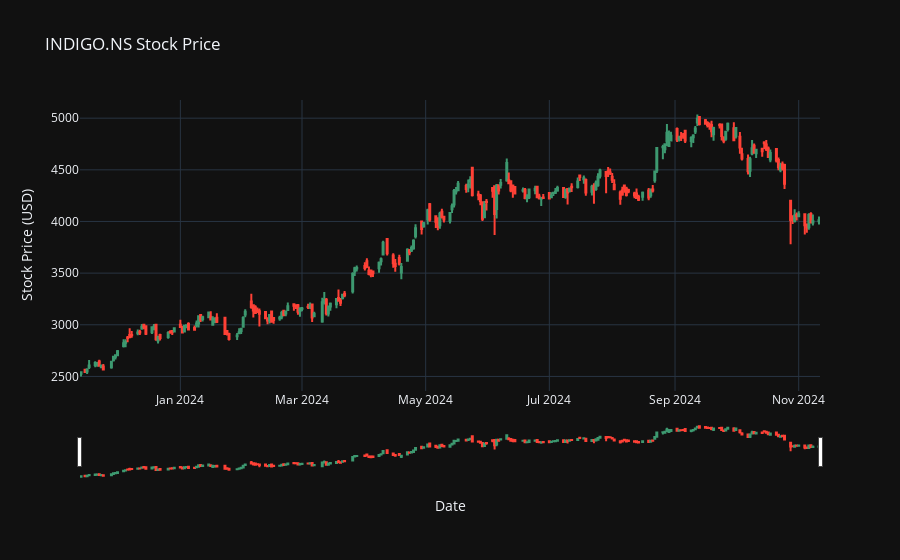

Here is the notebook cell this chart was saved with:
### Code cell
# Example usage
symbol = 'INDIGO.NS'  # Replace with any stock symbol
analyzer = StockAnalyzer(symbol)
analyzer.plot_stock_data()

### Figure 1 — Plotly figure (JSON) as saved in the notebook; plotly's stock layout.template omitted (floating-point values rounded to 4 significant figures; data arrays with more than 128 entries replaced by an {"elided": "..."} marker saying what was removed)
{"data": [{"close": {"elided": "245 float values"}, "high": {"elided": "245 float values"}, "low": {"elided": "245 float values"}, "name": "OHLC", "open": {"elided": "245 float values"}, "type": "candlestick", "x": {"elided": "245 str values"}}], "layout": {"title": {"text": "INDIGO.NS Stock Price"}, "xaxis": {"title": {"text": "Date"}}, "yaxis": {"title": {"text": "Stock Price (USD)"}}}}
